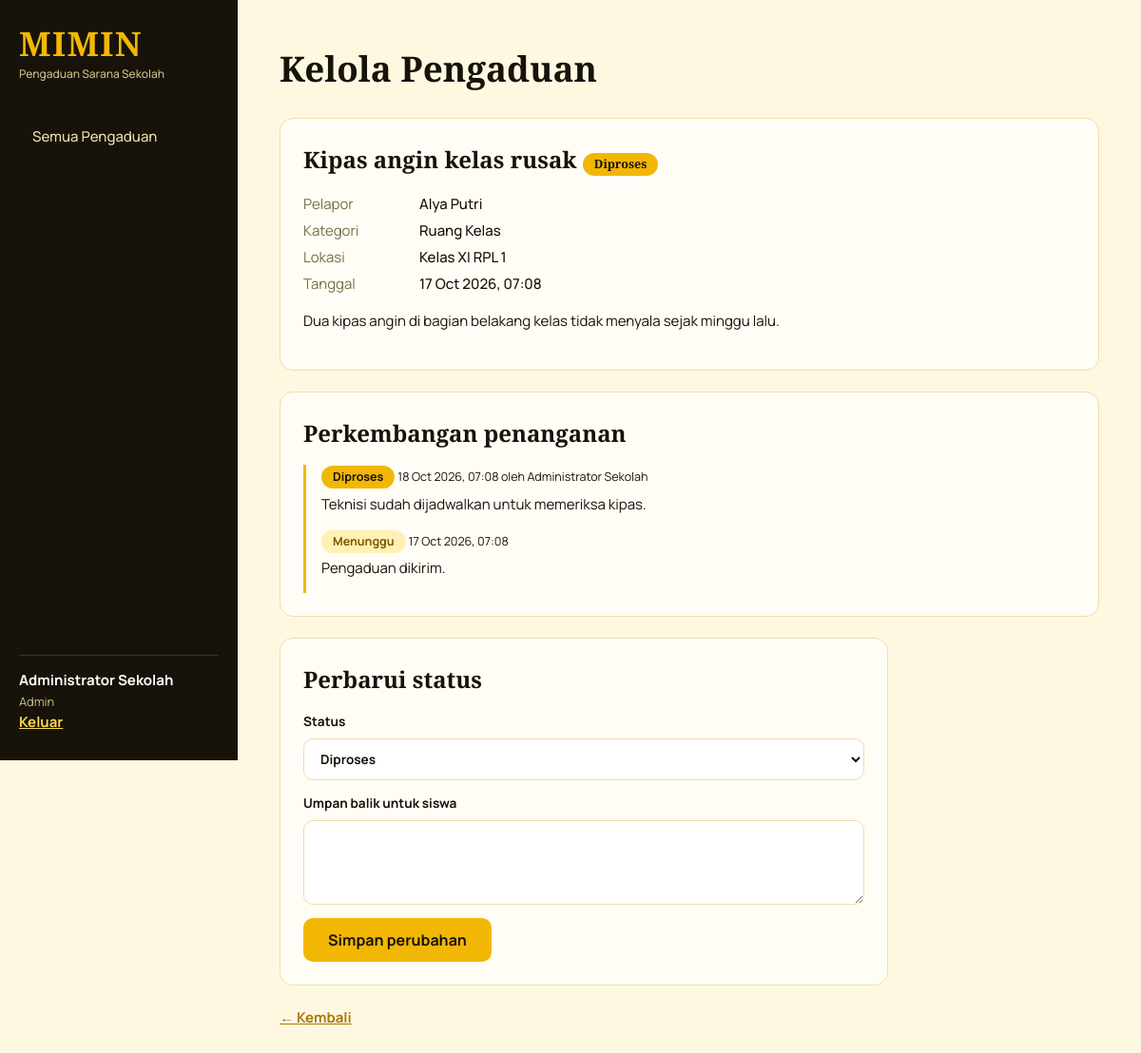
/admin/detail.php?id=1 (signed in), run on the app's committed database.
### tables this page shows
CREATE TABLE pengaduan(
 id INT AUTO_INCREMENT PRIMARY KEY, user_id INT NOT NULL, kategori_id INT NOT NULL,
 judul VARCHAR(150) NOT NULL, lokasi VARCHAR(100) NOT NULL, deskripsi TEXT NOT NULL, foto VARCHAR(255) NULL,
 status ENUM('Menunggu','Diproses','Selesai','Ditolak') NOT NULL DEFAULT 'Menunggu',
 tanggal DATETIME NOT NULL DEFAULT CURRENT_TIMESTAMP,
 FOREIGN KEY(user_id) REFERENCES users(id) ON DELETE CASCADE,
 FOREIGN KEY(kategori_id) REFERENCES kategori(id)
);

CREATE TABLE users(
 id INT AUTO_INCREMENT PRIMARY KEY, nama VARCHAR(100) NOT NULL,
 username VARCHAR(50) NOT NULL UNIQUE, password VARCHAR(255) NOT NULL,
 role ENUM('admin','siswa') NOT NULL DEFAULT 'siswa', created_at TIMESTAMP DEFAULT CURRENT_TIMESTAMP
);

CREATE TABLE kategori(id INT AUTO_INCREMENT PRIMARY KEY, nama VARCHAR(80) NOT NULL);

CREATE TABLE riwayat_status(
 id INT AUTO_INCREMENT PRIMARY KEY, pengaduan_id INT NOT NULL, admin_id INT NULL,
 status ENUM('Menunggu','Diproses','Selesai','Ditolak') NOT NULL, catatan TEXT NULL,
 created_at DATETIME NOT NULL DEFAULT CURRENT_TIMESTAMP,
 FOREIGN KEY(pengaduan_id) REFERENCES pengaduan(id) ON DELETE CASCADE,
 FOREIGN KEY(admin_id) REFERENCES users(id) ON DELETE SET NULL
);

### config/koneksi.php (called while the page is built, shortened)
<?php
$root = rtrim(str_replace('\\', '/', realpath($_SERVER['DOCUMENT_ROOT'])), '/');
$base = str_replace($root, '', str_replace('\\', '/', dirname(__DIR__)));

### includes/layout.php (the view, shortened to what this page needs)
<?php
function e($s){ return htmlspecialchars((string)$s, ENT_QUOTES, 'UTF-8'); }
function badge($s){ return '<span class="b b-'.strtolower($s).'">'.e($s).'</span>'; }
function head($t){
  global $base; $u = $_SESSION['u']; $r = $u['role']; $cur = basename($_SERVER['PHP_SELF']);
  $nav = $r == 'admin' ? ['dashboard.php'=>'Semua Pengaduan'] : ['dashboard.php'=>'Dashboard','buat.php'=>'Buat Pengaduan','riwayat.php'=>'Riwayat Pengaduan'];
  echo '<!doctype html><html lang="id"><head><meta charset="utf-8"><meta name="viewport" content="width=device-width,initial-scale=1"><title>'.e($t).' | MIMIN</title><link rel="stylesheet" href="'.$base.'/assets/style.css"></head><body class="app"><aside><div class="logo">MIMIN<small>Pengaduan Sarana Sekolah</small></div><nav>';
  foreach ($nav as $f => $l) echo '<a href="'.$base.'/'.$r.'/'.$f.'"'.($cur == $f ? ' class="on"' : '').'>'.$l.'</a>';
  echo '</nav><div class="me">'.e($u['nama']).'<span>'.ucfirst($r).'</span><a href="'.$base.'/logout.php">Keluar</a></div></aside><main><h1>'.e($t).'</h1>';
}
function foot(){ echo '</main></body></html>'; }
function detail_view($pdo, $id, $uid = null){
  $q = $pdo->prepare('SELECT p.*,u.nama murid,k.nama kategori FROM pengaduan p JOIN users u ON u.id=p.user_id JOIN kategori k ON k.id=p.kategori_id WHERE p.id=?'.($uid ? ' AND p.user_id=?' : ''));
  $q->execute($uid ? [$id, $uid] : [$id]); $p = $q->fetch();
  echo '<div class="card"><h2>'.e($p['judul']).' '.badge($p['status']).'</h2><dl><dt>Pelapor</dt><dd>'.e($p['murid']).'</dd><dt>Kategori</dt><dd>'.e($p['kategori']).'</dd><dt>Lokasi</dt><dd>'.e($p['lokasi']).'</dd><dt>Tanggal</dt><dd>'.date('d M Y, H:i', strtotime($p['tanggal'])).'</dd></dl><p>'.nl2br(e($p['deskripsi'])).'</p>';
  echo '</div><div class="card"><h2>Perkembangan penanganan</h2><ul class="tl">';
  $h = $pdo->prepare('SELECT r.*,a.nama admin FROM riwayat_status r LEFT JOIN users a ON a.id=r.admin_id WHERE pengaduan_id=? ORDER BY r.id DESC'); $h->execute([$id]);
  foreach ($h as $r) echo '<li>'.badge($r['status']).' <small>'.date('d M Y, H:i', strtotime($r['created_at'])).($r['admin'] ? ' oleh '.e($r['admin']) : '').'</small><p>'.e($r['catatan']).'</p></li>';
  echo '</ul></div>'; return $p;
}

### admin/detail.php (shortened to what this page needs)
<?php
require __DIR__.'/../config/koneksi.php'; require __DIR__.'/../includes/layout.php'; need('admin');
$id = (int)($_GET['id'] ?? 0);
head('Kelola Pengaduan'); $p = detail_view($pdo, $id);
if ($p) { echo '<form class="card form" method="post"><h2>Perbarui status</h2><label>Status<select name="status">'; foreach (STATUS as $s) echo '<option'.($s == $p['status'] ? ' selected' : '').'>'.$s.'</option>';
  echo '</select></label><label>Umpan balik untuk siswa<textarea name="catatan" rows="3"></textarea></label><button class="btn">Simpan perubahan</button></form>'; }
echo '<a href="dashboard.php">&larr; Kembali</a>'; foot();

### assets/style.css (style rules this page uses)
:root { --ink:#17130a;--ink2:#2a2312;--gold:#f2b705;--gold2:#ffd84d;--cream:#fff8e1;--paper:#fffdf6;--line:#ecdfae;--mute:#7a6c42 }
* { box-sizing:border-box }
body { margin:0;font:15px/1.6 Manrope,system-ui,sans-serif;color:var(--ink);background:var(--cream) }
h1,h2,.logo { font-family:'Cormorant Garamond',Georgia,serif }
h1 { font-size:2.3rem;margin:.2em 0 .6em }
h2 { font-size:1.5rem;margin:0 0 .6em }
a { color:#a87b00;font-weight:700 }
.app { display:grid;grid-template-columns:250px 1fr;min-height:100vh }
aside { background:var(--ink);color:#fff;padding:28px 20px;display:flex;flex-direction:column;position:sticky;top:0;height:100vh }
.logo { font-size:2.2rem;font-weight:700;color:var(--gold);letter-spacing:.04em;line-height:1 }
.logo small { display:block;font:500 .75rem Manrope;color:#cdbf8a;letter-spacing:0;margin-top:6px }
nav { margin-top:36px;flex:1 }
nav a { display:block;color:#e8dcae;text-decoration:none;padding:10px 14px;border-radius:10px;margin-bottom:4px;font-weight:500 }
.me { border-top:1px solid #3d3417;padding-top:14px;font-weight:700 }
.me span { display:block;font-weight:400;color:#cdbf8a;font-size:.8rem }
.me a { color:var(--gold2) }
main { padding:36px 44px;max-width:1100px;width:100% }
.card { background:var(--paper);border:1px solid var(--line);border-radius:14px;padding:24px;margin-bottom:22px }
.b { display:inline-block;padding:2px 12px;border-radius:99px;font-size:.78rem;font-weight:700 }
.b-menunggu { background:#fff0b3;color:#7a5a00 }
.b-diproses { background:var(--gold);color:var(--ink) }
label { display:block;font-weight:700;font-size:.85rem;margin-bottom:14px }
input,select,textarea { display:block;width:100%;margin-top:6px;padding:11px 13px;border:1px solid var(--line);border-radius:10px;background:#fff;font:inherit;color:var(--ink) }
.btn { background:var(--gold);color:var(--ink);border:0;border-radius:10px;padding:12px 26px;font:700 1rem Manrope;cursor:pointer }
.form { max-width:640px }
dl { display:grid;grid-template-columns:110px 1fr;gap:4px 12px }
dt { color:var(--mute) }
dd { margin:0;font-weight:500 }
.tl { list-style:none;padding:0;margin:0 }
.tl li { border-left:3px solid var(--gold);padding:0 0 14px 16px }
.tl p { margin:.3em 0 0 }

### data on the page
pengaduan: judul "Kipas angin kelas rusak", status "Diproses", user.nama "Alya Putri", kategori.nama "Ruang Kelas", lokasi "Kelas XI RPL 1", tanggal "17 Oct 2026, 07:08", deskripsi "Dua kipas angin di bagian belakang kelas tidak menyala sejak minggu lalu."
riwayat_status: status "Diproses", created_at "18 Oct 2026, 07:08", admin.nama "Administrator Sekolah", catatan "Teknisi sudah dijadwalkan untuk memeriksa kipas."
riwayat_status: status "Menunggu", created_at "17 Oct 2026, 07:08", catatan "Pengaduan dikirim."
users: status "Diproses"

### other printed values
$l "Semua Pengaduan"
$u['nama'] "Administrator Sekolah"
$r "Admin"
$t "Kelola Pengaduan"
